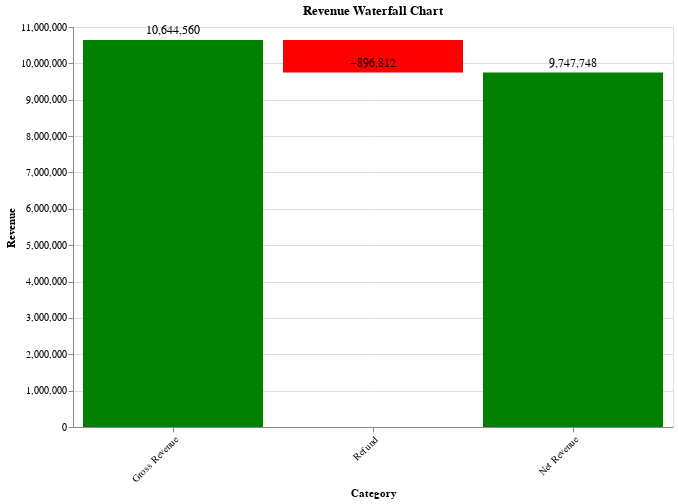

Notebook cell for this chart:
### Code cell
data = pd.read_csv('../data/processed/processed_data.csv')
plot_waterfall_chart(data)

### Figure 1 — Vega specification as saved in the notebook (floating-point values rounded to 4 significant figures)
{"$schema": "https://vega.github.io/schema/vega/v5.json", "data": [{"name": "source_0"}, {"name": "data_0"}, {"name": "data_1", "values": [{"Category": "Gross Revenue", "Color": "Increase", "End": 10640000.0, "Index": 0, "Start": 0.0, "Value": 10640000.0}, {"Category": "Refund", "Color": "Decrease", "End": 9748000.0, "Index": 1, "Start": 10640000.0, "Value": -896800.0}, {"Category": "Net Revenue", "Color": "Increase", "End": 9748000.0, "Index": 2, "Start": 0.0, "Value": 9748000.0}]}, {"name": "data_2", "values": [{"End": 10640000.0, "Index": 0, "Value": 10640000.0}, {"End": 9748000.0, "Index": 1, "Value": -896800.0}, {"End": 9748000.0, "Index": 2, "Value": 9748000.0}]}, {"name": "data_0_x_domain_Index_0", "values": [{"Index": 0}, {"Index": 1}, {"Index": 2}]}, {"name": "data_2_x_domain_Index_1", "values": [{"Index": 0}, {"Index": 1}, {"Index": 2}]}], "marks": [{"type": "rect", "name": "layer_0_marks", "from": {"data": "data_1"}, "encode": {"update": {"y": {"field": "Start", "scale": "y"}, "tooltip": {"signal": "{\"Category\": isValid(datum[\"Category\"]) ? datum[\"Category\"] : \"\"+datum[\"Category\"], \"Value\": format(datum[\"Value\"], \"\")}"}, "x": {"field": "Index", "scale": "x"}, "y2": {"field": "End", "scale": "y"}, "fill": {"field": "Color", "scale": "color"}, "width": {"signal": "max(0.25, bandwidth('x'))"}}}, "style": ["bar"]}, {"type": "text", "name": "layer_1_marks", "from": {"data": "data_2"}, "encode": {"update": {"align": {"value": "center"}, "text": {"signal": "format(datum[\"Value\"], \",.0f\")"}, "dy": {"value": -10}, "fontSize": {"value": 12}, "x": {"field": "Index", "scale": "x", "band": 0.5}, "baseline": {"value": "middle"}, "fill": {"value": "black"}, "y": {"field": "End", "scale": "y"}}}, "style": ["text"]}], "scales": [{"name": "x", "type": "band", "domain": {"fields": [{"data": "data_0_x_domain_Index_0", "field": "Index"}, {"data": "data_2_x_domain_Index_1", "field": "Index"}], "sort": true}, "range": [0, {"signal": "width"}], "paddingInner": 0.1, "paddingOuter": 0.05}, {"name": "y", "type": "linear", "domain": {"fields": [{"data": "data_1", "field": "Start"}, {"data": "data_1", "field": "End"}, {"data": "data_2", "field": "End"}]}, "range": [{"signal": "height"}, 0], "zero": true, "nice": true}, {"name": "color", "type": "ordinal", "domain": ["Increase", "Decrease"], "range": ["green", "red"]}], "axes": [{"scale": "y", "minExtent": 0, "ticks": false, "domain": false, "aria": false, "zindex": 0, "orient": "left", "grid": true, "maxExtent": 0, "gridScale": "x", "labels": false, "tickCount": {"signal": "ceil(height/40)"}}, {"scale": "x", "title": "Category", "orient": "bottom", "zindex": 0, "labelAngle": 315, "labelBaseline": "top", "labelAlign": "right", "encode": {"labels": {"update": {"text": {"signal": "datum.value == 0 ? 'Gross Revenue' : datum.value == 1 ? 'Refund' : datum.value == 2 ? 'Net Revenue' : ''"}}}}, "grid": false}, {"scale": "y", "title": "Revenue", "tickCount": {"signal": "ceil(height/40)"}, "labelOverlap": true, "zindex": 0, "orient": "left", "grid": false}], "title": {"text": "Revenue Waterfall Chart", "frame": "group"}, "padding": 5, "width": 600, "style": "cell", "background": "white", "height": 400}
